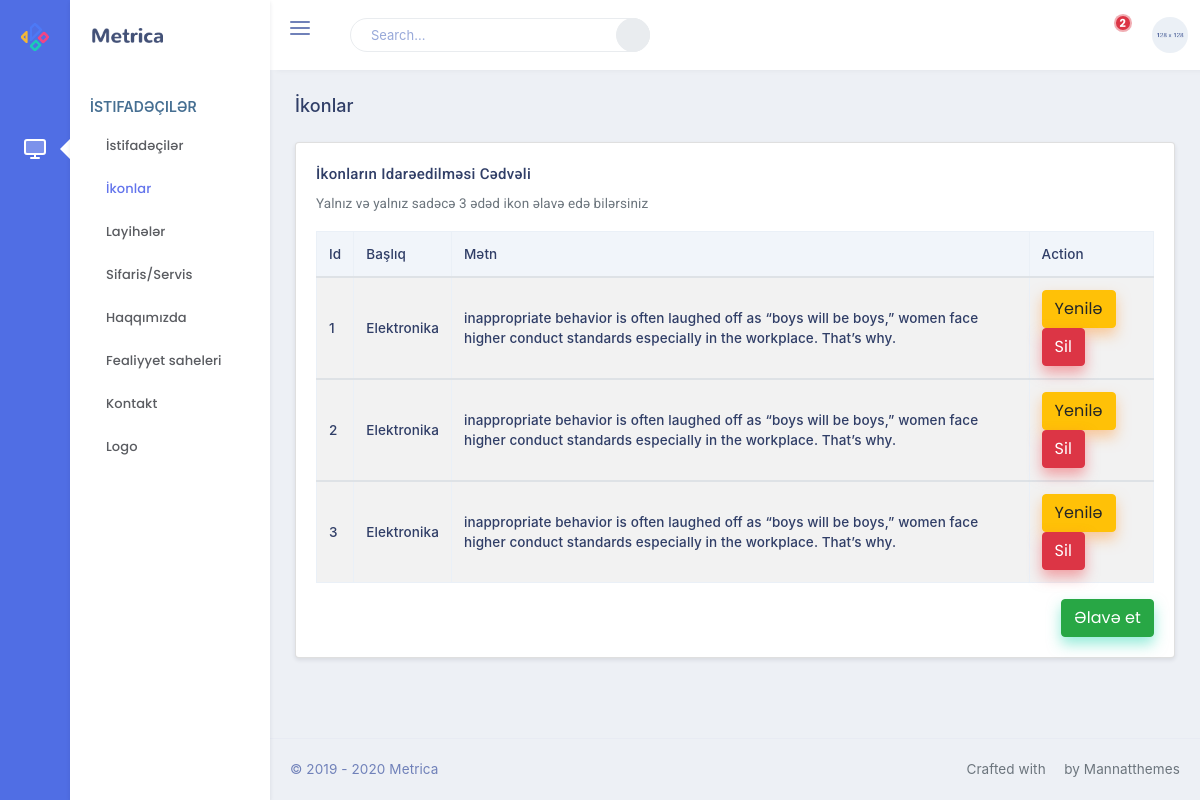
The page /icons (signed in) on the database its author committed.
### app/models.py (models this page shows, shortened)
class Icon(db.Model):
    id = db.Column(db.Integer, primary_key=True)
    title = db.Column(db.String(255),  nullable=False)
    text = db.Column(db.String(255),  nullable=False)

### admin/views.py (the view)
@app.route('/icons')
@login_required
def icons():
    if User.query.get(1) == current_user:
        alldata=Icon.query.all()
        return render_template('/admin/icons.html', allicon=alldata)
    else:
        abort(403)

### app/models.py (called while the page is built)
@login_manager.user_loader
def load_user(user_id):
    return User.query.get(int(user_id))

### templates/admin/icons.html (shortened to what this page needs)
{% extends 'admin/base.html' %}
{%block pagetitle%}<h4 class="page-title">İkonlar</h4> {% endblock pagetitle %}
{% block content %}
<div class="row">
    <div class="col-12">
        <div class="card">
            <div class="card-body">
                <h4 class="mt-0 header-title">İkonların idarəedilməsi cədvəli</h4>
                <p class="text-muted mb-3">Yalnız və yalnız sadəcə 3 ədəd ikon əlavə edə bilərsiniz
                </p>
                <table id="child_rows" class="table table-striped table-bordered dt-responsive nowrap" style="border-collapse: collapse; border-spacing: 0; width: 100%;">
                    <thead>
                        <tr>
                            <th>Id</th>
                            <th>Başlıq</th>
                            <th>Mətn</th>
                            <th>Action</th>
                        </tr>
                    </thead>
                    {% for row in allicon %}
                <tbody>
                    <tr>
                        <th>{{row.id}}</th>
                        <th>{{row.title}}</th>
                        <th>{{row.text}}</th>
                        <th>
                            <a href="/icons/update/{{row.id}}" class="btn btn-warning btn-xs" type="button" data-toggle="modal" data-target="#modaledit{{row.id}}">Yenilə</a>
                            <a href="/icon/delete/{{row.id}}/" class="btn btn-danger btn-xs" onclick="return confirm('Are You Sure To Delete ?')">Sil</a>
                        </th>
                    </tr>
                </tbody>
                {% endfor %}
                </table>
                <a type="button"  class="btn btn-success float-right" href="#" data-toggle="modal" data-target="#mymodal">Əlavə et</a> </h2>
            </div>
        </div>
    </div>
</div>
{% endblock content %}

### rows shown on the page
Icon: id "1", title "Elektronika", text "inappropriate behavior is often laughed off as “boys will be boys,” women face higher conduct standards especially in the workplace. That’s why."
Icon: id "2", title "Elektronika", text "inappropriate behavior is often laughed off as “boys will be boys,” women face higher conduct standards especially in the workplace. That’s why."
Icon: id "3", title "Elektronika", text "inappropriate behavior is often laughed off as “boys will be boys,” women face higher conduct standards especially in the workplace. That’s why."
